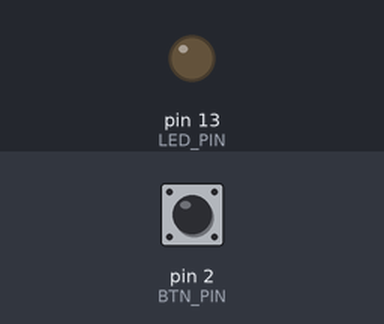
A sketch run on a simulated Arduino Uno, built with avr-gcc and run on an emulated ATmega328P. On the bench: output pins drawn as LEDs (lit = HIGH). The test bench sets the inputs (shaded band); at power-on: pin 2 (BTN_PIN) HIGH.

Above: at 0.8 s.
0.9 s: pin 2 (BTN_PIN) pulled LOW for 0.15 s
At 2.56 s:
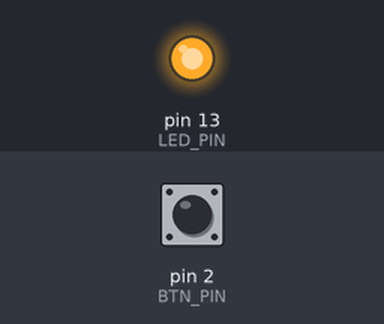
Timing chart, 0 to 9.9 s (numbered marks = the images above; inputs shaded):
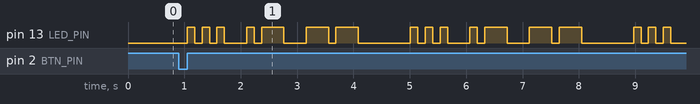

The sketch:

blink.ino
```cpp
//Arduino IO pin numbers
#define LED_PIN 13
#define BTN_PIN 2
//Duration of one time unit in Morse Code
#define TIME_UNIT 132

//Global Variables
constexpr unsigned int nameLength = 3;
const char name[nameLength] = {'s', 'a', 'm'};    //Array that stores the characters of my name
unsigned int currentLetter = 0;

//The setup function runs once at the beginning.
void setup()
{

  Serial.begin(9600);

  //Initializes input and output pins
  pinMode(BTN_PIN, INPUT_PULLUP);
  pinMode(LED_PIN, OUTPUT);

  //LED is off at the beginning
  digitalWrite(LED_PIN, LOW);

  //Program will only proceed if the infinite loop is exitted.
  while (1)
  {
    //Reads the input associated with the push button.
    bool btnState = digitalRead(BTN_PIN);

    //If the button is pressed (LOW), exit the loop to start blinking my name in Morse Code.
    if (btnState == LOW) break;
  }

}

void loop()
{
    //Gets the state of the button input and stores in a variable. Remember, the button is active low.
    bool btnState = digitalRead(BTN_PIN);

    //If the button was pressed, reset the system.
    if (btnState == LOW)
    {
      currentLetter = 0;    //Goes back to the first letter of my name
      return;   //restarts the loop
    }

    //Calls the morse code blinking function for the current letter of my name.
    switch(name[currentLetter])
    {
      case 's':
        s();
        break;
      case 'a':
        a();
        break;
      case 'm':
        m();
        break;
    }

    currentLetter++;    //Increments the current letter
    currentLetter %= nameLength;   //When the current letter has an index exceeding the array bounds, it is wrapped back around to 0.

    if (currentLetter == 0) mediumGap();    //Delay between the end and start of next sequence
    else shortGap();    //Delay between letters
}

//The functions below are responsible for implementing Morse Code using the in-built LED on pin 13.

void interGap()
{
  digitalWrite(LED_PIN, LOW);
  delay(TIME_UNIT);
}

void shortGap()
{
  digitalWrite(LED_PIN, LOW);
  delay(3 * TIME_UNIT);
}

void mediumGap()
{
  digitalWrite(LED_PIN, LOW);
  delay(7 * TIME_UNIT);
}

void dot()
{
  digitalWrite(LED_PIN, HIGH);
  delay(TIME_UNIT);
}

void dash()
{
  digitalWrite(LED_PIN, HIGH);
  delay(3 * TIME_UNIT);
}

void s()
{
  dot();
  interGap();
  dot();
  interGap();
  dot();
}

void a()
{
  dot();
  interGap();
  dash();
}

void m()
{
  dash();
  interGap();
  dash();
}
```

Measured:
- after the input at 0.9 s, pin 13 (LED_PIN): LOW → HIGH after 0.15 s, then repeats every 4.0 s: 2 × (LOW 0.13 s, HIGH 0.13 s), LOW 0.40 s, HIGH 0.13 s, LOW 0.13 s, HIGH 0.40 s, LOW 0.40 s, HIGH 0.40 s, LOW 0.13 s, HIGH 0.40 s, LOW 0.92 s, HIGH 0.13 s
